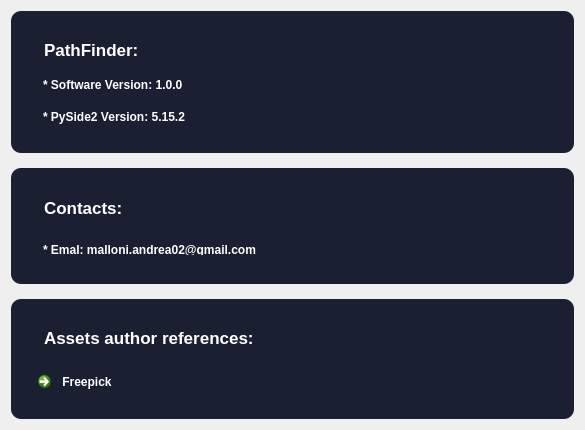
<?xml version="1.0" encoding="UTF-8"?>
<ui version="4.0">
 <class>Form</class>
 <widget class="QWidget" name="Form">
  <property name="geometry">
   <rect>
    <x>0</x>
    <y>0</y>
    <width>585</width>
    <height>430</height>
   </rect>
  </property>
  <property name="windowTitle">
   <string>Form</string>
  </property>
  <layout class="QVBoxLayout" name="verticalLayout">
   <property name="spacing">
    <number>15</number>
   </property>
   <item>
    <widget class="QFrame" name="frame">
     <property name="styleSheet">
      <string notr="true">QFrame {
background-color: rgb(26, 32, 50);
border-radius: 10px;
color: white;
padding: 10px;
font: bold;
}</string>
     </property>
     <property name="frameShape">
      <enum>QFrame::StyledPanel</enum>
     </property>
     <property name="frameShadow">
      <enum>QFrame::Raised</enum>
     </property>
     <layout class="QVBoxLayout" name="verticalLayout_2">
      <property name="spacing">
       <number>0</number>
      </property>
      <item>
       <widget class="QLabel" name="label_3">
        <property name="font">
         <font>
          <pointsize>13</pointsize>
          <weight>75</weight>
          <italic>false</italic>
          <bold>true</bold>
         </font>
        </property>
        <property name="styleSheet">
         <string notr="true"/>
        </property>
        <property name="text">
         <string>PathFinder:</string>
        </property>
        <property name="textFormat">
         <enum>Qt::RichText</enum>
        </property>
        <property name="scaledContents">
         <bool>false</bool>
        </property>
       </widget>
      </item>
      <item>
       <widget class="QLabel" name="label_5">
        <property name="maximumSize">
         <size>
          <width>16777215</width>
          <height>30</height>
         </size>
        </property>
        <property name="font">
         <font>
          <pointsize>9</pointsize>
          <weight>75</weight>
          <italic>false</italic>
          <bold>true</bold>
         </font>
        </property>
        <property name="text">
         <string>* Software Version: 1.0.0</string>
        </property>
       </widget>
      </item>
      <item>
       <widget class="QLabel" name="label_6">
        <property name="maximumSize">
         <size>
          <width>16777215</width>
          <height>34</height>
         </size>
        </property>
        <property name="font">
         <font>
          <pointsize>9</pointsize>
          <weight>75</weight>
          <italic>false</italic>
          <bold>true</bold>
         </font>
        </property>
        <property name="text">
         <string>* PySide2 Version: 5.15.2</string>
        </property>
       </widget>
      </item>
     </layout>
    </widget>
   </item>
   <item>
    <widget class="QFrame" name="frame_3">
     <property name="styleSheet">
      <string notr="true">QFrame {
background-color: rgb(26, 32, 50);
border-radius: 10px;
color: white;
padding: 10px;
font: bold;
}</string>
     </property>
     <property name="frameShape">
      <enum>QFrame::StyledPanel</enum>
     </property>
     <property name="frameShadow">
      <enum>QFrame::Raised</enum>
     </property>
     <layout class="QVBoxLayout" name="verticalLayout_4">
      <item>
       <widget class="QLabel" name="label_2">
        <property name="font">
         <font>
          <pointsize>13</pointsize>
          <weight>75</weight>
          <italic>false</italic>
          <bold>true</bold>
         </font>
        </property>
        <property name="text">
         <string>Contacts:</string>
        </property>
       </widget>
      </item>
      <item>
       <widget class="QLabel" name="label">
        <property name="maximumSize">
         <size>
          <width>16777215</width>
          <height>30</height>
         </size>
        </property>
        <property name="font">
         <font>
          <pointsize>9</pointsize>
          <weight>75</weight>
          <italic>false</italic>
          <bold>true</bold>
         </font>
        </property>
        <property name="text">
         <string>* Emal: malloni.andrea02@gmail.com</string>
        </property>
       </widget>
      </item>
     </layout>
    </widget>
   </item>
   <item>
    <widget class="QFrame" name="frame_2">
     <property name="styleSheet">
      <string notr="true">QFrame {
background-color: rgb(26, 32, 50);
border-radius: 10px;
color: white;
padding: 10px;
font: bold;
}</string>
     </property>
     <property name="frameShape">
      <enum>QFrame::StyledPanel</enum>
     </property>
     <property name="frameShadow">
      <enum>QFrame::Raised</enum>
     </property>
     <layout class="QVBoxLayout" name="verticalLayout_3">
      <item>
       <widget class="QLabel" name="label_7">
        <property name="font">
         <font>
          <pointsize>13</pointsize>
          <weight>75</weight>
          <italic>false</italic>
          <bold>true</bold>
         </font>
        </property>
        <property name="text">
         <string>Assets author references:</string>
        </property>
       </widget>
      </item>
      <item>
       <widget class="QCommandLinkButton" name="commandLinkButton">
        <property name="font">
         <font>
          <family>Segoe UI</family>
          <pointsize>9</pointsize>
         </font>
        </property>
        <property name="styleSheet">
         <string notr="true">QCommandLinkButton {
color: white;
background-color: rgb(26, 32, 50);
border-radius: 8px;
}

QCommandLinkButton:hover {
color: white;
background-color: rgb(36, 42, 59);
border-radius: 8px;
}
</string>
        </property>
        <property name="text">
         <string> Freepick</string>
        </property>
       </widget>
      </item>
     </layout>
    </widget>
   </item>
  </layout>
 </widget>
 <resources>
  <include location="resource.qrc"/>
 </resources>
 <connections/>
</ui>
